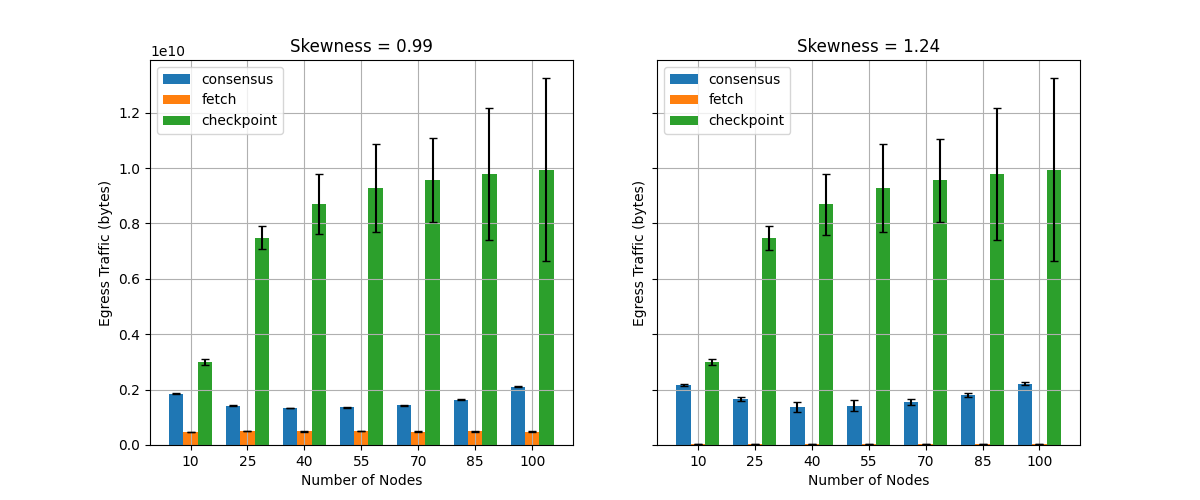

Python code for this plot:
import polars as pl
import matplotlib.pyplot as plt
import numpy as np


def plot(ax, df, skewness):
    # aggregate mean and std per num_nodes for the three components (no setting)
    plot_df = df.filter(pl.col("skewness") == skewness)
    agg_df = (
        plot_df.group_by("num_nodes")
        .agg(
            [
                pl.col("consensus").mean().alias("consensus_mean"),
                pl.col("consensus").std().alias("consensus_std"),
                pl.col("fetch").mean().alias("fetch_mean"),
                pl.col("fetch").std().alias("fetch_std"),
                pl.col("checkpoint").mean().alias("checkpoint_mean"),
                pl.col("checkpoint").std().alias("checkpoint_std"),
            ]
        )
        .sort("num_nodes")
    )

    if agg_df.is_empty():
        return

    num_nodes = agg_df["num_nodes"].to_list()
    n = len(num_nodes)
    indices = np.arange(n)
    bar_width = 0.25

    cons_mean = agg_df["consensus_mean"].to_list()
    cons_std = agg_df["consensus_std"].to_list()
    fetch_mean = agg_df["fetch_mean"].to_list()
    fetch_std = agg_df["fetch_std"].to_list()
    chk_mean = agg_df["checkpoint_mean"].to_list()
    chk_std = agg_df["checkpoint_std"].to_list()

    colors = ["#1f77b4", "#ff7f0e", "#2ca02c"]

    # grouped bars with error bars
    pos_cons = indices - bar_width
    pos_fetch = indices
    pos_chk = indices + bar_width

    ax.bar(pos_cons, cons_mean, width=bar_width, yerr=cons_std, color=colors[0], capsize=3, label="consensus")
    ax.bar(pos_fetch, fetch_mean, width=bar_width, yerr=fetch_std, color=colors[1], capsize=3, label="fetch")
    ax.bar(pos_chk, chk_mean, width=bar_width, yerr=chk_std, color=colors[2], capsize=3, label="checkpoint")

    # xticks: show actual num_nodes values
    ax.set_xticks(indices)
    ax.set_xticklabels([str(nv) for nv in num_nodes])

    ax.legend()
    ax.set_xlabel("Number of Nodes")
    ax.set_ylabel("Egress Traffic (bytes)")
    ax.grid(True)
    ax.set_title(f"Skewness = {skewness}")


fig, axs = plt.subplots(1, 2, figsize=(12, 5), sharey=True)
df = pl.read_csv("data/nodes-network.csv")  # .filter(pl.col("_ignore").is_null())
print(df)
plot(axs[0], df, 0.99)
plot(axs[1], df, 1.24)
fig.savefig("data/nodes-network.png")
